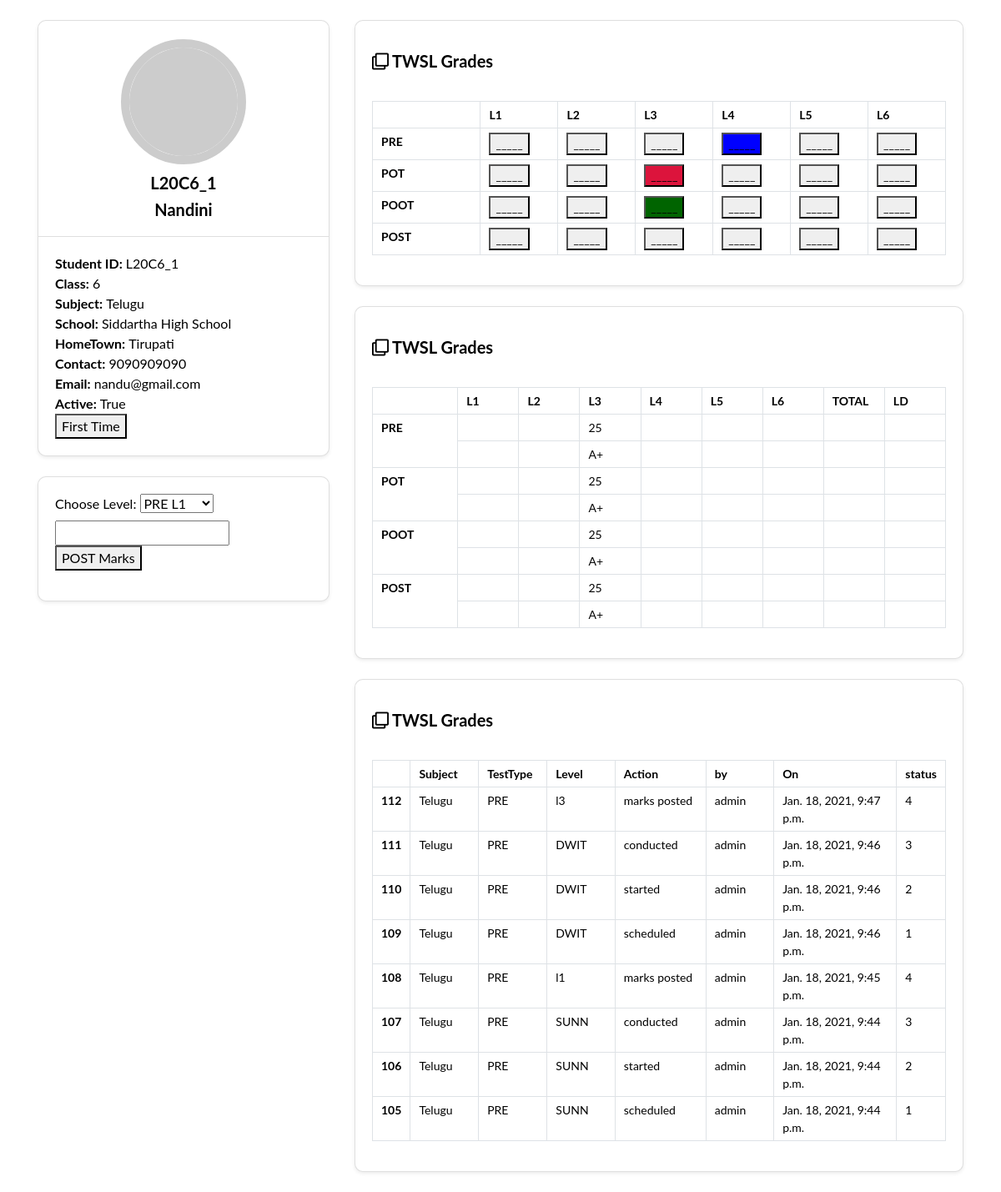
Screenshot of /profile/L20C6_1/ (signed in) with the database file from the repository.
### audio/models.py (models this page shows, shortened)
class StudentEnroll(models.Model):
    stuname = models.CharField(max_length=30)
    sk = models.CharField(max_length=10,default="dummmi")
    stusubject = models.CharField(max_length=30, default="Telugu")
    stuclass = models.CharField(max_length=10)
    stuschool = models.CharField(max_length=40)
    stutown = models.CharField(max_length=30)
    stucontact = models.CharField(max_length=12)
    stuemail= models.EmailField()
    is_active = models.BooleanField(default=True)
    def __str__(self):
        return self.sk + '   '+ self.stuname

class TestMarks(models.Model):
    student = models.OneToOneField(StudentEnroll, on_delete=models.CASCADE)
    PRE_l1 = models.CharField(default=' ', max_length=2)
    PRE_g1 = models.CharField(default=' ', max_length=2)
    PRE_l2 = models.CharField(default=' ', max_length=2)
    PRE_g2 = models.CharField(default=' ', max_length=2)
    PRE_l3 = models.CharField(default=' ', max_length=2)
    PRE_g3 = models.CharField(default=' ', max_length=2)
    PRE_l4 = models.CharField(default=' ', max_length=2)
    PRE_g4 = models.CharField(default=' ', max_length=2)
    PRE_l5 = models.CharField(default=' ', max_length=2)
    PRE_g5 = models.CharField(default=' ', max_length=2)
    PRE_l6 = models.CharField(default=' ', max_length=2)
    PRE_g6 = models.CharField(default=' ', max_length=2)
    POT_l1 = models.CharField(default=' ', max_length=2)
    POT_g1 = models.CharField(default=' ', max_length=2)
    POT_l2 = models.CharField(default=' ', max_length=2)
    POT_g2 = models.CharField(default=' ', max_length=2)
    POT_l3 = models.CharField(default=' ', max_length=2)
    POT_g3 = models.CharField(default=' ', max_length=2)
    POT_l4 = models.CharField(default=' ', max_length=2)
    POT_g4 = models.CharField(default=' ', max_length=2)
    POT_l5 = models.CharField(default=' ', max_length=2)
    POT_g5 = models.CharField(default=' ', max_length=2)
    POT_l6 = models.CharField(default=' ', max_length=2)
    POT_g6 = models.CharField(default=' ', max_length=2)
    POOT_l1 = models.CharField(default=' ', max_length=2)
    POOT_g1 = models.CharField(default=' ', max_length=2)
    POOT_l2 = models.CharField(default=' ', max_length=2)
    POOT_g2 = models.CharField(default=' ', max_length=2)
    POOT_l3 = models.CharField(default=' ', max_length=2)
    POOT_g3 = models.CharField(default=' ', max_length=2)
    POOT_l4 = models.CharField(default=' ', max_length=2)
    POOT_g4 = models.CharField(default=' ', max_length=2)
    POOT_l5 = models.CharField(default=' ', max_length=2)
    POOT_g5 = models.CharField(default=' ', max_length=2)
    POOT_l6 = models.CharField(default=' ', max_length=2)
    POOT_g6 = models.CharField(default=' ', max_length=2)
    POST_l1 = models.CharField(default=' ', max_length=2)
    POST_g1 = models.CharField(default=' ', max_length=2)
    POST_l2 = models.CharField(default=' ', max_length=2)
    POST_g2 = models.CharField(default=' ', max_length=2)
    POST_l3 = models.CharField(default=' ', max_length=2)
    POST_g3 = models.CharField(default=' ', max_length=2)
    POST_l4 = models.CharField(default=' ', max_length=2)
    POST_g4 = models.CharField(default=' ', max_length=2)
    POST_l5 = models.CharField(default=' ', max_length=2)
    POST_g5 = models.CharField(default=' ', max_length=2)
    POST_l6 = models.CharField(default=' ', max_length=2)
    POST_g6 = models.CharField(default=' ', max_length=2)
    def __str__(self):
        return self.student.stuname

class StudentTestStats(models.Model):
    testTypes= (
        ('PRE', 'PRE'),
        ('POT', 'POT'),
        ('POOT', 'POOT'),
        ('POST', 'POST'),
    )
    name = models.ForeignKey(StudentEnroll, on_delete=models.CASCADE) # need to remove
    subject = models.CharField(max_length= 20, default="Telugu")
    testtype = models.CharField(max_length=10, default="PRE")
    level = models.CharField(max_length=20, default="SUNN")
    status = models.IntegerField(default=1)
    action = models.CharField(max_length=40, default="---")
    datenow = models.DateTimeField(auto_now_add=True)
    conductedBy = models.ForeignKey(User, on_delete=models.CASCADE)
    timegap = models.CharField(default='-', max_length=2)
    times = models.CharField(default='-', max_length=2)

### audio/views.py (the view)
# urls.py: path('profile/<str:sk>/',views.studentprofile, name="studentprofile"),
@login_required
def studentprofile(request, sk):
    obj = StudentEnroll.objects.get(sk=sk)
    stats = StudentTestStats.objects.filter(name=obj).order_by('-datenow')
    try:
        marks = TestMarks.objects.get(student=obj)
    except:
        marks = {}
    print(marks)
    context = {"student_meta" : obj , "student_stats": stats, "marks": marks}
    return render(request, "student_profile.html", context)

### templates/student_profile.html (shortened to what this page needs)
         <!DOCTYPE html>
         <html>
         <head>
             <link rel='stylesheet' type='text/css' media='screen' href='https://cdnjs.cloudflare.com/ajax/libs/twitter-bootstrap/4.1.3/css/bootstrap.min.css'>
             <link rel='stylesheet' type='text/css' media='screen' href='https://cdnjs.cloudflare.com/ajax/libs/font-awesome/5.12.1/css/all.min.css'>
         </head>
         <body>
<div class="student-profile py-4">
    <div class="container">
      <div class="row">
        <div class="col-lg-4">
          <div class="card shadow-sm">
            <div class="card-header bg-transparent text-center">
              <img class="profile_img" src="https://placeimg.com/640/480/arch/any" alt="">
              <h3>{{ student_meta.sk }}</h3>
              <h3>{{ student_meta.stuname }}</h3>
            </div>
            <div class="card-body">
              <p class="mb-0"><strong class="pr-1">Student ID:</strong>{{ student_meta.sk }}</p>
              <p class="mb-0"><strong class="pr-1">Class:</strong>{{ student_meta.stuclass }}</p>
              <p class="mb-0"><strong class="pr-1">Subject:</strong>{{ student_meta.stusubject }}</p>
              <p class="mb-0"><strong class="pr-1">School:</strong>{{ student_meta.stuschool }}</p>
              <p class="mb-0"><strong class="pr-1">HomeTown:</strong>{{ student_meta.stutown }}</p>
              <p class="mb-0"><strong class="pr-1">Contact:</strong>{{ student_meta.stucontact }}</p>
              <p class="mb-0"><strong class="pr-1">Email:</strong>{{ student_meta.stuemail }}</p>
              <p class="mb-0"><strong class="pr-1">Active:</strong>{{ student_meta.is_active }}</p>
              <form action="marksinit" method="POST">
                <button type="submit" > First Time </button>
              </form>
            </div>
          </div>
          <br>
          <div class="card shadow-sm">
            <div class="card-body">
              <form action="marksupdate" method="POST">
                <label for="level">Choose Level:</label>
                    <select id="level" name="level">
                      <option value="PRE_l1">PRE L1</option>
                    </select>
                    <br>
                    <input type="text" name="marks">
                <button type="submit" > POST Marks </button>
              </form>
            </div>
          </div>
        </div>
        <div class="col-lg-8">
          <div class="card shadow-sm">
            <div class="card-header bg-transparent border-0">
                <br>
              <h3 class="mb-0"><i class="far fa-clone pr-1"></i>TWSL Grades</h3>
            </div>
            <br>
            <div class="card-body pt-0">
              <table class="table table-bordered">
                <tr>
                  <th width="14%"></th>
                  <th width="10%">L1</th>
                  <th width="10%">L2</th>
                  <th width="10%">L3</th>
                  <th width="10%">L4</th>
                  <th width="10%">L5</th>
                  <th width="10%">L6</th>
                </tr>
                <tr>
                  <th width="14%">PRE</th>
                  <td><button class ="l1" > _____ </button> </td>
                  <td> <button class = "l2"> _____ </button> </td>
                  <td><button class = "l3"> _____ </button> </td>
                  <td><button class="l4"> _____ </button> </td>
                  <td><button class ="l5"> _____ </button> </td>
                  <td><button class="l6"> _____ </button> </td>
                </tr>
                <tr>
                  <th width="14%">POT</th>
                  <td><button class="l7"> _____ </button> </td>
                  <td> <button class="l8"> _____ </button> </td>
                  <td><button style="background-color: crimson;" class="l9"> _____ </button> </td>
                  <td><button class="l10"> _____ </button> </td>
                  <td><button class="l11"> _____ </button> </td>
                  <td><button class="l12"> _____ </button> </td>
                </tr>
                <tr>
                  <th width="14%">POOT</th>
                  <td><button class="l13"> _____ </button> </td>
                  <td> <button class="l14"> _____ </button> </td>
                  <td><button style="background-color: darkgreen;" class="l15"> _____ </button> </td>
                  <td><button class="l16"> _____ </button> </td>
                  <td><button class="l17"> _____ </button> </td>
                  <td><button class="l18"> _____ </button> </td>
                </tr>
                <tr>
                  <th width="14%">POST</th>
                  <td><button class="l19"> _____ </button> </td>
                  <td> <button class="l20"> _____ </button> </td>
                  <td><button class="l21"> _____ </button> </td>
                  <td><button class="l22"> _____ </button> </td>
                  <td><button class="l23"> _____ </button> </td>
                  <td><button class="l24"> _____ </button> </td>
                </tr>
              </table>
            </div>
          </div>
          <br>
          <div class="card shadow-sm">
            <div class="card-header bg-transparent border-0">
                <br>
              <h3 class="mb-0"><i class="far fa-clone pr-1"></i>TWSL Grades</h3>
            </div>
            <br>
            <div class="card-body pt-0">
              <table class="table table-bordered">
                <tr>
                  <th width="14%"></th>
                  <th width="10%">L1</th>
                  <th width="10%">L2</th>
                  <th width="10%">L3</th>
                  <th width="10%">L4</th>
                  <th width="10%">L5</th>
                  <th width="10%">L6</th>
                  <th width="10%">TOTAL</th>
                  <th width="10%">LD</th>
                </tr>
                <tr>
                  <th width="14%" rowspan="2">PRE</th>
                  <td width="2%"> {{ marks.PRE_l1 }} </td>
                  <td> {{ marks.PRE_l2 }}</td>
                  <td> {{ marks.PRE_l3 }}</td>
                  <td> {{ marks.PRE_l4 }}</td>
                  <td> {{ marks.PRE_l5 }}</td>
                  <td> {{ marks.PRE_l6 }}</td>
                  <td> {{ marks.PRE_l6 }}</td>
                  <td> {{ marks.PRE_l6 }}</td>
                </tr>
                <tr>
                  <td> {{ marks.PRE_g1 }}</td>
                  <td> {{ marks.PRE_g2 }}</td>
                  <td> {{ marks.PRE_g3 }}</td>
                  <td> {{ marks.PRE_g4 }}</td>
                  <td> {{ marks.PRE_g5 }}</td>
                  <td> {{ marks.PRE_g6 }}</td>
                  <td> {{ marks.PRE_g6 }}</td>
                  <td> {{ marks.PRE_g6 }} </td>
                </tr>
                  <tr>
                    <th width="14%" rowspan="2">POT</th>
                    <td> {{ marks.POT_l1 }}</td>
                  <td> {{ marks.POT_l2 }}</td>
                  <td> {{ marks.POT_l3 }}</td>
                  <td> {{ marks.POT_l4 }}</td>
                  <td> {{ marks.POT_l5 }}</td>
                  <td> {{ marks.POT_l6 }}</td>
                  <td> {{ marks.POT_l6 }}</td>
                  <td> {{ marks.POT_l6 }} </td>
                  </tr>
                  <tr>
                    <td> {{ marks.POT_g1 }}</td>
                  <td> {{ marks.POT_g2 }}</td>
                  <td> {{ marks.POT_g3 }}</td>
                  <td> {{ marks.POT_g4 }}</td>
                  <td> {{ marks.POT_g5 }}</td>
                  <td> {{ marks.POT_g6 }}</td>
                  <td> {{ marks.POT_g6 }}</td>
                  <td> {{ marks.POT_g6 }} </td>
                  </tr>
                  <tr>
                    <th width="14%" rowspan="2">POOT</th>
                    <td> {{ marks.POOT_l1 }}</td>
                  <td> {{ marks.POOT_l2 }}</td>
                  <td> {{ marks.POOT_l3 }}</td>
                  <td> {{ marks.POOT_l4 }}</td>
                  <td> {{ marks.POOT_l5 }}</td>
                  <td> {{ marks.POOT_l6 }}</td>
                  <td> {{ marks.POOT_l6 }}</td>
                  <td> {{ marks.POOT_l6 }} </td>
                  </tr>
                  <tr>
                    <td> {{ marks.POOT_g1 }}</td>
                  <td> {{ marks.POOT_g2 }}</td>
                  <td> {{ marks.POOT_g3 }}</td>
                  <td> {{ marks.POOT_g4 }}</td>
                  <td> {{ marks.POOT_g5 }}</td>
                  <td> {{ marks.POOT_g6 }}</td>
                  <td> {{ marks.POOT_g6 }}</td>
                  <td> {{ marks.POOT_g6 }} </td>
                  </tr>
                  <tr>
                    <th width="14%" rowspan="2">POST</th>
                    <td> {{ marks.POST_l1 }}</td>
                  <td> {{ marks.POST_l2 }}</td>
                  <td> {{ marks.POST_l3 }}</td>
                  <td> {{ marks.POST_l4 }}</td>
                  <td> {{ marks.POST_l5 }}</td>
                  <td> {{ marks.POST_l6 }}</td>
                  <td> {{ marks.POST_l6 }}</td>
                  <td> {{ marks.POST_l6 }} </td>
                  </tr>
                  <tr>
                  <td> {{ marks.POST_g1 }}</td>
                  <td> {{ marks.POST_g2 }}</td>
                  <td> {{ marks.POST_g3 }}</td>
                  <td> {{ marks.POST_g4 }}</td>
                  <td> {{ marks.POST_g5 }}</td>
                  <td> {{ marks.POST_g6 }}</td>
                  <td> {{ marks.POST_g6 }}</td>
                  <td> {{ marks.POST_g6 }} </td>
                  </tr>
              </table>
            </div>
          </div>
          <br>
          <div class="card shadow-sm">
            <div class="card-header bg-transparent border-0">
                <br>
              <h3 class="mb-0"><i class="far fa-clone pr-1"></i>TWSL Grades</h3>
            </div>
            <br>
            <div class="card-body pt-0">
              <table class="table table-bordered">
                <tr>
                  <th width="2%"></th>
                  <th width="12%">Subject</th>
                  <th width="12%">TestType</th>
                  <th width="12%">Level</th>
                  <th width="16%">Action</th>
                  <th width="12%">by</th>
                  <th width="22%">On</th>
                  <th width="4%">status</th>
                </tr>
                {% for stats in student_stats %}
                <tr>
                  <th>{{ stats.id }} </th>
                  <td>{{ stats.subject}} </td>
                  <td>{{ stats.testtype }} </td>
                  <td>{{ stats.level }} </td>
                  <td>{{ stats.action }} </td>
                   <td>{{ stats.conductedBy }} </td>
                  <td>{{ stats.datenow }} </td>
                  <td>{{ stats.status }} </td>
                </tr>
                {% endfor %}
              </table>
            </div>
          </div>
        </div>
      </div>
    </div>
  </div>
         </body>
         </html>

### templates/student_profile.html (style rules this page uses)
body { padding: 0; margin: 0; font-family: 'Lato', sans-serif; color: #000; }
.student-profile .card { border-radius: 10px; }
.student-profile .card .card-header .profile_img { width: 150px; height: 150px; object-fit: cover; margin: 10px auto; border: 10px solid #ccc; border-radius: 50%; }
.student-profile .card h3 { font-size: 20px; font-weight: 700; }
.student-profile .card p { font-size: 16px; color: #000; }
.student-profile .table th, .student-profile .table td { font-size: 14px; padding: 5px 10px; color: #000; }
.l4 { background-color: blue; }

### rows the page displays
StudentEnroll: sk "L20C6_1", stuname "Nandini", stuclass "6", stusubject "Telugu", stuschool "Siddartha High School", stutown "Tirupati", stucontact "9090909090", stuemail "nandu@gmail.com", is_active "True"
TestMarks: PRE_l3 "25", PRE_g3 "A+", POT_l3 "25", POT_g3 "A+", POOT_l3 "25", POOT_g3 "A+", POST_l3 "25", POST_g3 "A+"
StudentTestStats: id "112", subject "Telugu", testtype "PRE", level "l3", action "marks posted", conductedBy "admin", datenow "Jan. 18, 2021, 9:47 p.m.", status "4"
StudentTestStats: id "111", subject "Telugu", testtype "PRE", level "DWIT", action "conducted", conductedBy "admin", datenow "Jan. 18, 2021, 9:46 p.m.", status "3"
StudentTestStats: id "110", subject "Telugu", testtype "PRE", level "DWIT", action "started", conductedBy "admin", datenow "Jan. 18, 2021, 9:46 p.m.", status "2"
StudentTestStats: id "109", subject "Telugu", testtype "PRE", level "DWIT", action "scheduled", conductedBy "admin", datenow "Jan. 18, 2021, 9:46 p.m.", status "1"
StudentTestStats: id "108", subject "Telugu", testtype "PRE", level "l1", action "marks posted", conductedBy "admin", datenow "Jan. 18, 2021, 9:45 p.m.", status "4"
StudentTestStats: id "107", subject "Telugu", testtype "PRE", level "SUNN", action "conducted", conductedBy "admin", datenow "Jan. 18, 2021, 9:44 p.m.", status "3"
StudentTestStats: id "106", subject "Telugu", testtype "PRE", level "SUNN", action "started", conductedBy "admin", datenow "Jan. 18, 2021, 9:44 p.m.", status "2"
StudentTestStats: id "105", subject "Telugu", testtype "PRE", level "SUNN", action "scheduled", conductedBy "admin", datenow "Jan. 18, 2021, 9:44 p.m.", status "1"
